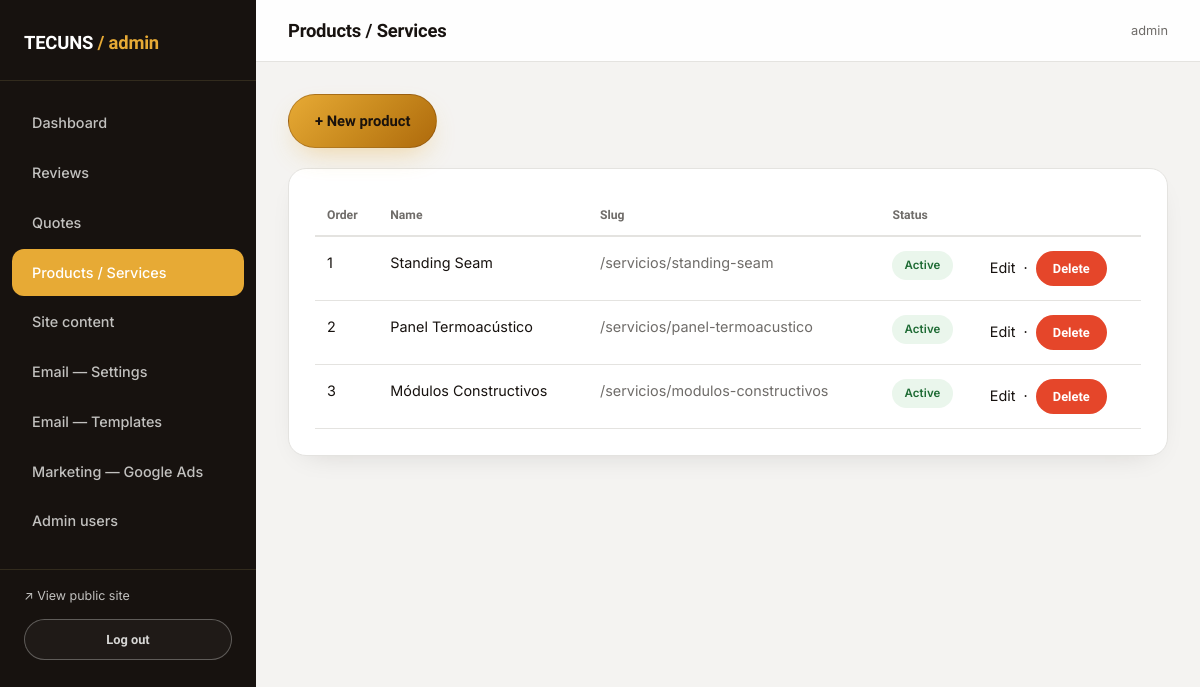
Page /admin/servicios (signed in) on the earlier database version.
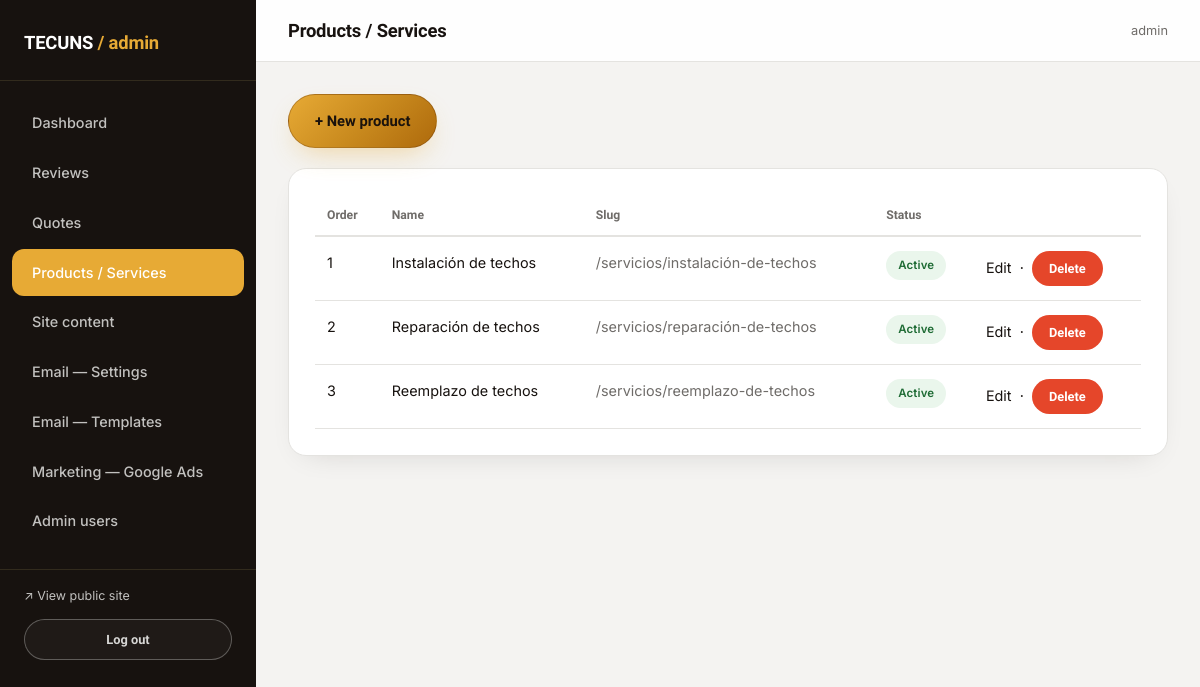
Same page on the later database version.
### models.py (models this page shows, shortened)
class Admin(UserMixin, db.Model):
    __tablename__ = "admins"
    id = db.Column(db.Integer, primary_key=True)
    username = db.Column(db.String(80), unique=True, nullable=False)
    password_hash = db.Column(db.String(255), nullable=False)
    is_superadmin = db.Column(db.Boolean, default=False)
    created_at = db.Column(db.DateTime, default=datetime.utcnow)

class Service(db.Model):
    __tablename__ = "services"
    id = db.Column(db.Integer, primary_key=True)
    slug = db.Column(db.String(120), unique=True, nullable=False)
    name = db.Column(db.String(150), nullable=False)
    short_description = db.Column(db.String(400))
    description = db.Column(db.Text)
    work_methods = db.Column(db.Text)  # métodos de trabajo: un ítem por línea
    image_path = db.Column(db.String(300))  # imagen de portada / fallback del hero
    video_path = db.Column(db.String(300))  # video opcional del hero (mp4/webm)
    order = db.Column(db.Integer, default=0)
    active = db.Column(db.Boolean, default=True)
    gallery_images = db.relationship(
        "ServiceGalleryImage",
        backref="service",
        cascade="all, delete-orphan",
        lazy=True,
        order_by="ServiceGalleryImage.sort_order",
    )

### admin_routes.py (the view)
@admin_bp.route("/servicios")
@login_required
def servicios():
    services = Service.query.order_by(Service.order).all()
    return render_template("admin/servicios.html", services=services)

### translations.py (called while the page is built)
def set_language():
    lang = request.cookies.get("lang")
    if lang not in SUPPORTED:
        lang = detect_lang()
    g.lang = lang

def detect_lang():
    accept = request.headers.get("Accept-Language", "")
    primary = accept.split(",")[0].strip().lower()
    code = primary.split(";")[0].split("-")[0].strip()
    return ES if code == ES else EN

def localize(obj, fields):
    lang = getattr(g, "lang", DEFAULT)
    if lang == DEFAULT or not obj:
        return obj
    texts = [getattr(obj, f) for f in fields
             if getattr(obj, f, None) and isinstance(getattr(obj, f), str)]
    mapping = translate_mapping(texts, lang)
    return Localized(obj, fields, mapping)

def localize_service(service):
    return localize(service, list(SERVICE_FIELDS))

### templates/admin/servicios.html (shortened to what this page needs)
{% extends "admin/base_admin.html" %}
{% block page_title %}Products / Services{% endblock %}
{% block admin_content %}
<a href="{{ url_for('admin.nuevo_servicio') }}" class="btn btn-rust" style="margin-bottom:20px;">+ New product</a>
<div class="card-panel">
  {% if services %}
  <table class="admin-table">
    <thead><tr><th>Order</th><th>Name</th><th>Slug</th><th>Status</th><th></th></tr></thead>
    <tbody>
      {% for s in services %}
      <tr>
        <td>{{ s.order }}</td>
        <td>{{ s.name }}</td>
        <td class="text-steel">/servicios/{{ s.slug }}</td>
        <td>{% if s.active %}<span class="badge badge-cotizado">Active</span>{% else %}<span class="badge badge-rechazado">Hidden</span>{% endif %}</td>
        <td>
          <a href="{{ url_for('admin.editar_servicio', service_id=s.id) }}" class="link">Edit</a>
          &nbsp;·&nbsp;
          <form class="inline-form" method="POST" action="{{ url_for('admin.eliminar_servicio', service_id=s.id) }}" onsubmit="return confirm('Delete this product?');">
            <button type="submit" class="btn btn-danger btn-sm">Delete</button>
          </form>
        </td>
      </tr>
      {% endfor %}
    </tbody>
  </table>
  {% else %}
    <p class="text-steel mb-0">No products registered yet.</p>
  {% endif %}
</div>
{% endblock %}

### templates/admin/base_admin.html (shortened to what this page needs)
<!doctype html>
<html lang="en">
<head>
  <link rel="stylesheet" href="{{ url_for('static', filename='css/style.css') }}">
  <link rel="stylesheet" href="{{ url_for('static', filename='css/admin.css') }}">
</head>
<body class="admin-body">
  <div class="admin-shell">
    <aside class="admin-sidebar">
      <div class="admin-brand">TECUNS <span>/ admin</span></div>
      <nav class="admin-nav">
        <a href="{{ url_for('admin.dashboard') }}" class="{{ 'active' if request.endpoint == 'admin.dashboard' }}">Dashboard</a>
        <a href="{{ url_for('admin.resenas') }}" class="{{ 'active' if request.endpoint and request.endpoint.startswith('admin.') and 'resena' in request.endpoint }}">Reviews</a>
        <a href="{{ url_for('admin.cotizaciones') }}" class="{{ 'active' if request.endpoint and 'cotizacion' in request.endpoint }}">Quotes</a>
        <a href="{{ url_for('admin.servicios') }}" class="{{ 'active' if request.endpoint and 'servicio' in request.endpoint }}">Products / Services</a>
        <a href="{{ url_for('admin.contenido') }}" class="{{ 'active' if request.endpoint and 'contenido' in request.endpoint }}">Site content</a>
        <a href="{{ url_for('admin.config_correo') }}" class="{{ 'active' if request.endpoint == 'admin.config_correo' }}">Email — Settings</a>
        <a href="{{ url_for('admin.plantillas') }}" class="{{ 'active' if request.endpoint == 'admin.plantillas' }}">Email — Templates</a>
        <a href="{{ url_for('admin.config_marketing') }}" class="{{ 'active' if request.endpoint == 'admin.config_marketing' }}">Marketing — Google Ads</a>
        {% if current_user.is_superadmin %}
        <a href="{{ url_for('admin.usuarios') }}" class="{{ 'active' if request.endpoint and 'usuario' in request.endpoint }}">Admin users</a>
        {% endif %}
      </nav>
      <div class="admin-nav-foot">
        <a href="{{ url_for('public.index') }}" target="_blank" style="color:var(--silver); font-family:var(--font-mono); font-size:.78rem; display:block; margin-bottom:12px;">↗ View public site</a>
        <a href="{{ url_for('admin.logout') }}" class="btn btn-outline btn-sm btn-block">Log out</a>
      </div>
    </aside>
    <div class="admin-main">
      <div class="admin-topbar">
        <h1>{% block page_title %}Dashboard{% endblock %}</h1>
        <span class="text-steel" style="font-family:var(--font-mono); font-size:.8rem;">{{ current_user.username }}</span>
      </div>
      <div class="admin-content">
        {% block admin_content %}{% endblock %}
      </div>
    </div>
  </div>
</body>
</html>

### static/css/admin.css (style rules this page uses)
.admin-body { background:var(--offwhite); min-height:100vh; }
.admin-shell { display:flex; min-height:100vh; }
.admin-sidebar { width:256px; flex-shrink:0; background:var(--charcoal); color:var(--silver); padding:28px 0; position:sticky; top:0; height:100vh; overflow-y:auto; }
.admin-brand { font-family:var(--font-display); font-weight:800; color:var(--white); font-size:1.15rem; padding:0 24px 22px; border-bottom:1px solid var(--line); margin-bottom:18px; letter-spacing:-0.01em; }
.admin-brand span { color:var(--rust); font-weight:600; }
.admin-nav a { display:flex; align-items:center; gap:10px; padding:12px 20px; margin:2px 12px; border-radius:var(--radius-sm); font-family:var(--font-body); font-weight:500; font-size:.9rem; letter-spacing:0; text-transform:none; color:var(--silver); }
.admin-nav a.active { background:var(--rust); color:var(--white); }
.admin-nav-foot { margin-top:24px; padding:16px 24px 0; border-top:1px solid var(--line); }
.admin-main { flex:1; min-width:0; }
.admin-topbar { background:rgba(255,255,255,0.9); backdrop-filter:blur(10px); border-bottom:1px solid var(--line-dark); padding:20px 32px; display:flex; justify-content:space-between; align-items:center; position:sticky; top:0; z-index:10; }
.admin-topbar h1 { font-size:1.15rem; margin:0; text-transform:none; }
.admin-content { padding:32px; }
.card-panel { background:var(--white); border:1px solid var(--line-dark); border-radius:var(--radius); padding:26px; margin-bottom:24px; box-shadow:var(--shadow-soft); }
table.admin-table { width:100%; border-collapse:collapse; font-size:.9rem; }
table.admin-table th { text-align:left; font-family:var(--font-display); font-weight:600; font-size:.76rem; text-transform:none; letter-spacing:0; color:var(--steel); border-bottom:2px solid var(--line-dark); padding:10px 12px; }
table.admin-table td { padding:14px 12px; border-bottom:1px solid var(--line-dark); vertical-align:top; }
.btn-sm { padding:9px 16px; font-size:.8rem; }
.btn-danger { background:#E5462A; color:var(--white); }
.inline-form { display:inline; }

Differences in the rows shown:
removed Service: order "1", name "Standing Seam", slug "standing-seam", active "Active"
removed Service: order "3", name "Módulos Constructivos", slug "modulos-constructivos", active "Active"
added Service: order "1", name "Instalación de techos", slug "instalación-de-techos", active "Active"
changed Service: name "Panel Termoacústico" → "Reparación de techos"; slug "panel-termoacustico" → "reparación-de-techos"
added Service: order "3", name "Reemplazo de techos", slug "reemplazo-de-techos", active "Active"
